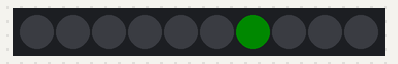
A sketch run on a simulated Arduino Uno, built with avr-gcc and run on an emulated ATmega328P. On the bench: 10 RGB LEDs in strip order, left to right. Dim RGB values are drawn brighter than linear; random numbers use the default seed unless the sketch sets one.

Above: at 0.05 s.
At 5.06 s:
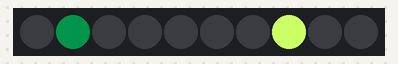
At 10.08 s:
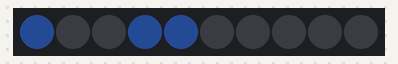
At 20.03 s:
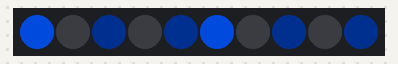
At 31.12 s:
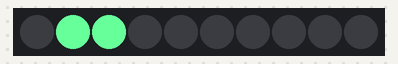
At 39.9 s:
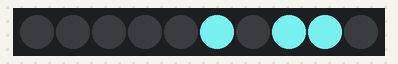

The sketch:

sketch_feb04a.ino
```cpp
#include <stdio.h>
#include <stdlib.h>
#include<time.h>
#include <FastLED.h>


//*** Define constants ***//

// LED data output pin and clock
#define LED_PIN_1 9

// Sparkfun redboard = 19, arduino uno = 13
#define CLK_PIN 13

// Total number of 12V LED strands
#define NUM_LEDS 10  // 30

// LEDs per pentagon facce
#define NUM_SUBFACES 5  // 6

// Pentagon faces
#define NUM_FACES 2 // 5

// Number of brightness factors
#define NUM_FACTORS 10
int FACTORS[NUM_FACTORS]{0, 26, 51, 77, 102, 128, 154, 179, 205, 230};

// Filler index
#define FILLER 99

// LED type
//#define LED_TYPE WS2812
#define LED_TYPE WS2801

// Strand array memory allocation
CRGB leds_1[NUM_LEDS];

// Empty array of len NUM_LEDs
#define fake_array[NUM_LEDS]

// Map LEDs to a 2D grid layout; e.g. leds_1[MAP_ARR[0][0]]
#define ROWS 5
#define COLS 9
int MAP_ARR[ROWS][COLS]{
  {99, 23, 19, 29, 25, 99, 99, 99, 99},
  {99, 22, 18, 20, 28, 24, 26, 99, 99},
  {99, 13, 21, 7, 27, 1, 99, 99, 99},
  {17, 12, 14, 11, 6, 8, 5, 0, 2},
  {99, 16, 15, 10, 9, 4, 3, 99, 99}
};


void setup() {
  pinMode(LED_PIN_1, OUTPUT);

  FastLED.addLeds<LED_TYPE, LED_PIN_1, CLK_PIN, RGB, DATA_RATE_KHZ(250)>(leds_1, NUM_LEDS);
  //FastLED.addLeds<LED_TYPE, LED_PIN_1>(leds_1, NUM_LEDS);

  Serial.begin(9600);
}


void loop() {
  //sweep_l2r();
  //sweep_r2l();
  //sweep_t2b();
  //sweep_b2t();

  //randomly_show_faces();
  randomly_show_individuals();
  randomly_show_groups();
}


// Given an two arrays of large faces and small faces, give the corresponding
// LED array indexes in order when those face arrays are iterated over.
int *get_led_indexes(int large_face_array[NUM_FACES], int sub_face_array[NUM_SUBFACES], int boolean_flag) {
  int *led_indexes = (int*)malloc(sizeof(int) * NUM_LEDS);
  int i, j, led_index;

  for (i=0; i < NUM_FACES; i++) {
    for (j=0; j < NUM_SUBFACES; j++) {
      led_index = (NUM_SUBFACES * i) + j;

      if (boolean_flag)
      {
        if (large_face_array[i] == 1 && sub_face_array[j] == 1) {
          led_indexes[led_index] = led_index;
        } else {
          led_indexes[led_index] = FILLER;
        }
      } else {
        led_indexes[led_index] = large_face_array[i]*NUM_SUBFACES + sub_face_array[j];
      }
    }
  }

  return led_indexes;
}


// Colors
int COLOR_INDEX = 0;
const int NUM_COLORS = 10;
const int NUM_SCHEMES = 4;

// Color schemes. Each 2D array is a single color (R, G, or B).
// Each row in each array represents a different color scheme.
int R[NUM_SCHEMES][NUM_COLORS]{
  {128, 102, 255, 255, 255, 121, 255, 179, 191, 255},  // Air
  {128, 255, 204, 230, 255, 255, 255, 204, 255, 128},  // Fire
  {0, 0, 0, 0, 204, 204, 0, 0, 0, 0},  // Forest
  {0, 51, 0, 0, 0, 0, 0, 0, 51, 0}  // Water
};
int G[NUM_SCHEMES][NUM_COLORS]{
  {255, 255, 153, 255, 102, 166, 204, 255, 128, 184},  // Air
  {0, 0, 92, 115, 204, 204, 115, 82, 0, 0},  // Fire
  {51, 102, 153, 204, 255, 255, 204, 153, 102, 51}, // Forest
  {51, 102, 153, 153, 255, 255, 153, 153, 102, 51}  // Water
};
int B[NUM_SCHEMES][NUM_COLORS]{
  {255, 153, 255, 77, 102, 210, 102, 102, 255, 77},  // Air
  {0, 0, 0, 0, 0, 0, 0, 0, 0, 0},  // Fire
  {0, 0, 0, 102, 102, 102, 102, 0, 0, 0},  // Forest
  {153, 204, 204, 255, 255, 255, 255, 204, 204, 153}  // Water
};

// Randomly pick a color scheme row number
int get_color_scheme(){
  return rand() % ((NUM_SCHEMES - 1) + 1);
}


// Fade in and out
void fade_in_and_out(int fade_in_led_indexes[NUM_LEDS], int fade_out_led_indexes[NUM_LEDS], int fade_in_only, int scheme)
{
  int i, j, last_color_index, last_r, last_g, last_b, r, g, b;

  // Set current color index after getting the last one
  last_color_index = COLOR_INDEX;
  if (COLOR_INDEX == NUM_COLORS - 1){
    COLOR_INDEX = 0;
  } else {
    COLOR_INDEX += 1;
  }

  // Current colors
  r = R[scheme][COLOR_INDEX];
  g = G[scheme][COLOR_INDEX];
  b = B[scheme][COLOR_INDEX];

  // Last round of colors
  last_r = R[scheme][last_color_index];
  last_g = G[scheme][last_color_index];
  last_b = B[scheme][last_color_index];

  for (i=0; i < NUM_FACTORS; i++) {
    clear_leds();

    for (j=0; j < NUM_LEDS; j++) {
      // Fade in next set of LEDs with the current color
      if (fade_in_led_indexes[j] < FILLER) {
        leds_1[fade_in_led_indexes[j]].setRGB(r, g, b).fadeLightBy(230 - FACTORS[i]);
      }
      // Fade out last set of LEDs with the last color
      if (fade_in_only == 0 && fade_out_led_indexes[j] < FILLER) {
        leds_1[fade_out_led_indexes[j]].setRGB(last_r, last_g, last_b).fadeLightBy(FACTORS[i]);
      }
    }

    FastLED.show();
    delay(100);
  }
}


void iterate_leds(int led_indexes[NUM_LEDS])
{
  int i, j, fade_in_only;
  int scheme = get_color_scheme();

  for (i=0; i < NUM_LEDS; i++)
  {
    // Declare arrays of LED indexes
    int *new_led_indexes = (int*)malloc(sizeof(int) * NUM_LEDS);
    int *old_led_indexes = (int*)malloc(sizeof(int) * NUM_LEDS);

    // Fill LED index arrays with filler ints
    for (j=0; j < NUM_LEDS; j++) {
      new_led_indexes[j] = FILLER;
      old_led_indexes[j] = FILLER;
    }

    // The LED index from the current loop
    new_led_indexes[led_indexes[i]] = led_indexes[i];

    // LED index from the last loop, if this isn't
    // the first loop.
    if (i > 0) {
      old_led_indexes[led_indexes[i-1]] = led_indexes[i-1];
    }

    // If this is the first index, we only need to fade in the first
    // LED index. No fade out necessary. Otherwise, we want
    // to also fade out the last LED index.
    if (i > 0) {
      fade_in_only = 0;
    } else {
      fade_in_only = 1;
    }

    // Do the fade in/out and free memory for the next sets of indexes
    fade_in_and_out(new_led_indexes, old_led_indexes, fade_in_only, scheme);
    free(new_led_indexes);
    free(old_led_indexes);
  }
}

// Show one random LED strand at a time until all strands
// are shown.
void randomly_show_individuals()
{
  int *large_face_array = (int*)malloc(sizeof(int) * NUM_FACES);
  int *sub_face_array = (int*)malloc(sizeof(int) * NUM_SUBFACES);
  int *led_indexes = (int*)malloc(sizeof(int) * NUM_LEDS);

  large_face_array = generate_face_array(0, NUM_FACES);
  sub_face_array = generate_face_array(0, NUM_SUBFACES);
  led_indexes = get_led_indexes(large_face_array, sub_face_array, 0);
  iterate_leds(led_indexes);

  free(large_face_array);
  free(sub_face_array);
  free(led_indexes);
}


// Show a random group of LED strands at a time; run NUM_LED times.
void randomly_show_groups()
{
  int i, fade_in_only;
  int *old_led_indexes = (int*)malloc(sizeof(int) * NUM_LEDS);
  int scheme = get_color_scheme();

  for (i=0; i < NUM_LEDS; i++)
  {
    int *large_face_array = (int*)malloc(sizeof(int) * NUM_FACES);
    int *sub_face_array = (int*)malloc(sizeof(int) * NUM_SUBFACES);
    int *new_led_indexes = (int*)malloc(sizeof(int) * NUM_LEDS);

    large_face_array = generate_face_array(1, NUM_FACES);
    sub_face_array = generate_face_array(1, NUM_SUBFACES);
    new_led_indexes = get_led_indexes(large_face_array, sub_face_array, 1);  // This takes care of filler

    if (i > 0) {
      fade_in_only = 0;
    } else {
      fade_in_only = 1;
    }

    fade_in_and_out(new_led_indexes, old_led_indexes, fade_in_only, scheme);

    // Generate old LED array, which is the same as the current new array
    free(old_led_indexes);
    old_led_indexes = get_led_indexes(large_face_array, sub_face_array, 1);

    free(large_face_array);
    free(sub_face_array);
    free(new_led_indexes);
  }
  free (old_led_indexes);
}


//// Show entire large faces one at a time randomly.
//void randomly_show_faces()
//{
//  int i, fade_in_only;
//  int scheme = get_color_scheme();
//  int new_large_face_array[NUM_FACES] = {0, 0, 0, 0, 0};
//  int old_large_face_array[NUM_FACES] = {0, 0, 0, 0, 0};
//  int sub_face_array[NUM_SUBFACES] = {1, 1, 1, 1, 1, 1};
//
//  for (i=0; i < NUM_FACES; i++)
//  {
//    // Declare arrays of LED indexes
//    int *new_led_indexes = (int*)malloc(sizeof(int) * NUM_LEDS);
//    int *old_led_indexes = (int*)malloc(sizeof(int) * NUM_LEDS);
//
//    // "Turn on" the correct faces
//    new_large_face_array[i] = 1;
//    fade_in_only = 1;
//    if (i > 0)
//    {
//      new_large_face_array[i-1] = 0;
//      old_large_face_array[i-1] = 1;
//      fade_in_only = 0;
//    }
//    if (i > 1) {
//      old_large_face_array[i-2] = 0;
//    }
//
//    new_led_indexes = get_led_indexes(new_large_face_array, sub_face_array, 1);
//    old_led_indexes = get_led_indexes(old_large_face_array, sub_face_array, 1);
//
//    // Do the fade in/out and free memory for the next sets of indexes
//    fade_in_and_out(new_led_indexes, old_led_indexes, fade_in_only, scheme);
//    free(new_led_indexes);
//    free(old_led_indexes);
//  }
//}

// Set LEDs to black
void clear_leds()
{
  int i;

  for (i=0; i < NUM_LEDS; i++) {
    leds_1[i].setRGB(0, 0, 0);
  }
}

// General purpose fcn for generating a large face array [0:4] or
// a sub face array [0:5] either with numbered indexes or booleans.
int *generate_face_array(int boolean_flag, int num_faces)
{
  int *face_array = (int*)malloc(sizeof(int) * num_faces);
  int i, t, j;

  if (boolean_flag) {
    // Create array of booleans num_faces long
    for (i=0; i < num_faces; i++) {
      face_array[i] = rand() % 2;
    }
  } else {
    // Create array of randonmly shuffled face numbers
    for (i=0; i < num_faces; i++)
    {
      face_array[i] = i;
    }
    for (i = 0; i < num_faces; i++)
    {
      j = i + rand() / (RAND_MAX / (num_faces - i) + 1);
      t = face_array[j];
      face_array[j] = face_array[i];
      face_array[i] = t;
    }
  }

  return face_array;
}


// Sweep left to right
void sweep_l2r()
{
  int i, j, fade_in_only;
  int scheme = get_color_scheme();

  for (j=0; j < COLS; j++) {
    // Declare arrays of LED indexes
    int *new_led_indexes = (int*)malloc(sizeof(int) * NUM_LEDS);
    int *old_led_indexes = (int*)malloc(sizeof(int) * NUM_LEDS);

    // Fill LED index arrays with filler ints
    for (i=0; i < NUM_LEDS; i++) {
      new_led_indexes[i] = FILLER;
      old_led_indexes[i] = FILLER;
    }

    // "Turn on" the LEDs we want by assigning them their index
    for (i=0; i < ROWS; i++) {
      // These are LED indexes from the current loop that we want to
      // fade in.
      if (MAP_ARR[i][j] < FILLER) {
        new_led_indexes[MAP_ARR[i][j]] = MAP_ARR[i][j];
      }

      // These are LED indexes from the last loop that we want to
      // fade out.
      if (j > 0 && MAP_ARR[i][j-1] < FILLER) {
        old_led_indexes[MAP_ARR[i][j-1]] = MAP_ARR[i][j-1];
      }
    }

    // If this is the first row, we only need to fade in the first
    // set of LED indexes. No fade out necessary. Otherwise, we want
    // to also fade out the last set of LED indexes.
    if (j > 0) {
      fade_in_only = 0;
    } else {
      fade_in_only = 1;
    }

    // Do the fade in/out and free memory for the next sets of indexes
    fade_in_and_out(new_led_indexes, old_led_indexes, fade_in_only, scheme);
    free(new_led_indexes);
    free(old_led_indexes);
  }
}

// Sweep right to left
void sweep_r2l()
{
  int i, j, fade_in_only;
  int scheme = get_color_scheme();

  for (j=COLS - 1; j > -1; j--) {
    // Declare arrays of LED indexes
    int *new_led_indexes = (int*)malloc(sizeof(int) * NUM_LEDS);
    int *old_led_indexes = (int*)malloc(sizeof(int) * NUM_LEDS);

    // Fill LED index arrays with filler ints
    for (i=0; i < NUM_LEDS; i++) {
      new_led_indexes[i] = FILLER;
      old_led_indexes[i] = FILLER;
    }

    // "Turn on" the LEDs we want by assigning them their index
    for (i=0; i < ROWS; i++) {
      // These are LED indexes from the current loop that we want to
      // fade in.
      if (MAP_ARR[i][j] < FILLER) {
        new_led_indexes[MAP_ARR[i][j]] = MAP_ARR[i][j];
      }

      // These are LED indexes from the last loop that we want to
      // fade out.
      if (j < COLS - 1 && MAP_ARR[i][j+1] < FILLER) {
        old_led_indexes[MAP_ARR[i][j+1]] = MAP_ARR[i][j+1];
      }
    }

    // If this is the first row, we only need to fade in the first
    // set of LED indexes. No fade out necessary. Otherwise, we want
    // to also fade out the last set of LED indexes.
    if (j < COLS - 1) {
      fade_in_only = 0;
    } else {
      fade_in_only = 1;
    }

    // Do the fade in/out and free memory for the next sets of indexes
    fade_in_and_out(new_led_indexes, old_led_indexes, fade_in_only, scheme);
    free(new_led_indexes);
    free(old_led_indexes);
  }
}

// Sweep top to bottom
void sweep_t2b()
{
  int i, j, fade_in_only;
  int scheme = get_color_scheme();

  for (i=0; i < ROWS; i++) {
    // Declare arrays of LED indexes
    int *new_led_indexes = (int*)malloc(sizeof(int) * NUM_LEDS);
    int *old_led_indexes = (int*)malloc(sizeof(int) * NUM_LEDS);

    // Fill LED index arrays with filler ints
    for (j=0; j < NUM_LEDS; j++) {
      new_led_indexes[j] = FILLER;
      old_led_indexes[j] = FILLER;
    }

    // "Turn on" the LEDs we want by assigning them their index
    for (j=0; j < COLS; j++) {
      // These are LED indexes from the current loop that we want to
      // fade in.
      if (MAP_ARR[i][j] < FILLER) {
        new_led_indexes[MAP_ARR[i][j]] = MAP_ARR[i][j];
      }

      // These are LED indexes from the last loop that we want to
      // fade out.
      if (i > 0 && MAP_ARR[i-1][j] < FILLER) {
        old_led_indexes[MAP_ARR[i-1][j]] = MAP_ARR[i-1][j];
      }
    }

    // If this is the first row, we only need to fade in the first
    // set of LED indexes. No fade out necessary. Otherwise, we want
    // to also fade out the last set of LED indexes.
    if (i > 0) {
      fade_in_only = 0;
    } else {
      fade_in_only = 1;
    }

    // Do the fade in/out and free memory for the next sets of indexes
    fade_in_and_out(new_led_indexes, old_led_indexes, fade_in_only, scheme);
    free(new_led_indexes);
    free(old_led_indexes);
  }
}

// Sweep bottom to top
void sweep_b2t()
{
  int i, j, fade_in_only;
  int scheme = get_color_scheme();

  for (i=ROWS-1; i > -1; i--) {
    // Declare arrays of LED indexes
    int *new_led_indexes = (int*)malloc(sizeof(int) * NUM_LEDS);
    int *old_led_indexes = (int*)malloc(sizeof(int) * NUM_LEDS);

    // Fill LED index arrays with filler ints
    for (j=0; j < NUM_LEDS; j++) {
      new_led_indexes[j] = FILLER;
      old_led_indexes[j] = FILLER;
    }

    // "Turn on" the LEDs we want by assigning them their index
    for (j=0; j < COLS; j++) {
      // These are LED indexes from the current loop that we want to
      // fade in.
      if (MAP_ARR[i][j] < FILLER) {
        new_led_indexes[MAP_ARR[i][j]] = MAP_ARR[i][j];
      }

      // These are LED indexes from the last loop that we want to
      // fade out.
      if (i < ROWS - 1 && MAP_ARR[i+1][j] < FILLER) {
        old_led_indexes[MAP_ARR[i+1][j]] = MAP_ARR[i+1][j];
      }
    }

    // If this is the first row, we only need to fade in the first
    // set of LED indexes. No fade out necessary. Otherwise, we want
    // to also fade out the last set of LED indexes.
    if (i < ROWS - 1) {
      fade_in_only = 0;
    } else {
      fade_in_only = 1;
    }

    // Do the fade in/out and free memory for the next sets of indexes
    fade_in_and_out(new_led_indexes, old_led_indexes, fade_in_only, scheme);
    free(new_led_indexes);
    free(old_led_indexes);
  }
}
```
